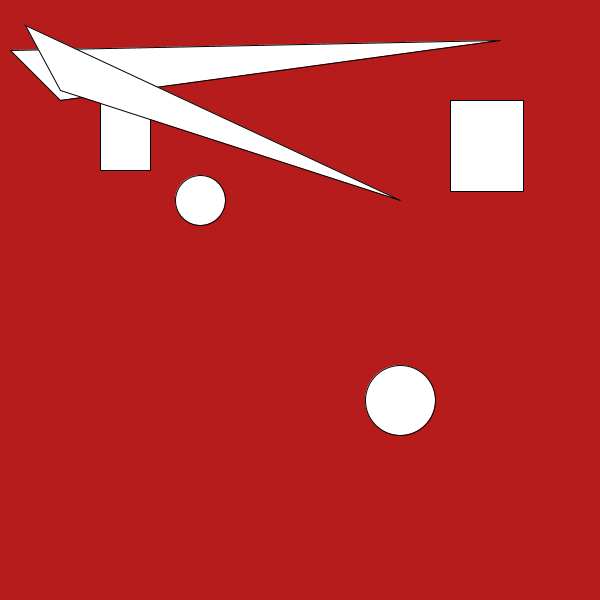
Frame 1 (no input)
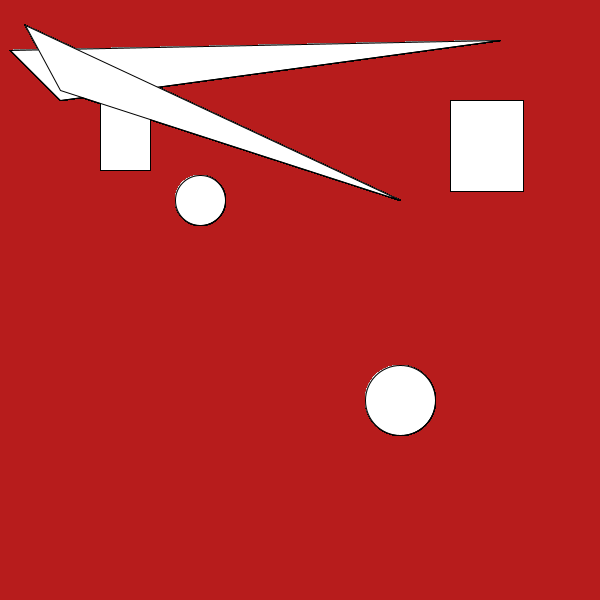
Frame 60 (the mouse pressed at the canvas centre just before this capture)
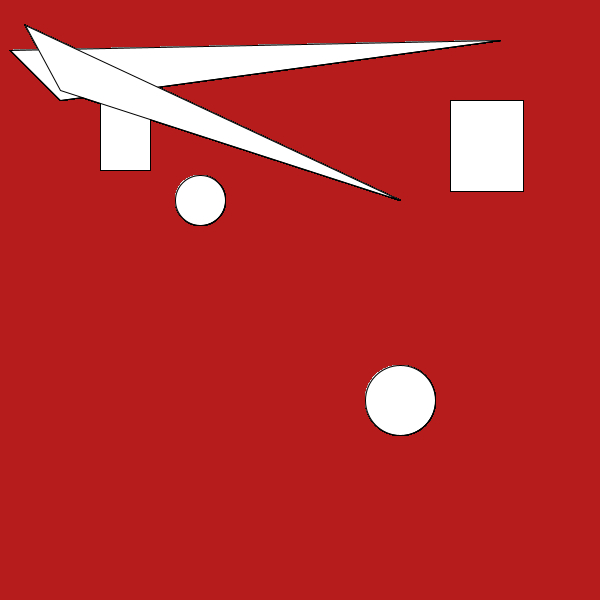
Frame 120 (the mouse held since frame 60 and released just before this capture)

The Processing sketch that drew these frames (run headless with seeded random() and noise(); from frame 60 on, the mouse is pressed at the canvas centre):

// Processing sketch: Logical_Dot
// ── Logical_Dot.pde

void setup(){
 
  size(600,600);
  background(#B71C1C);
}

void draw() {
  
 ellipse(200,200,50,50); 
 
 rect(100,100,50,70);
 
 triangle(500,40,60,100,10,50);
 
 rect(450,100,73,91);
 
 ellipse(400,400,70,70);
 
 triangle(400,200,60,90,25,25);
}
